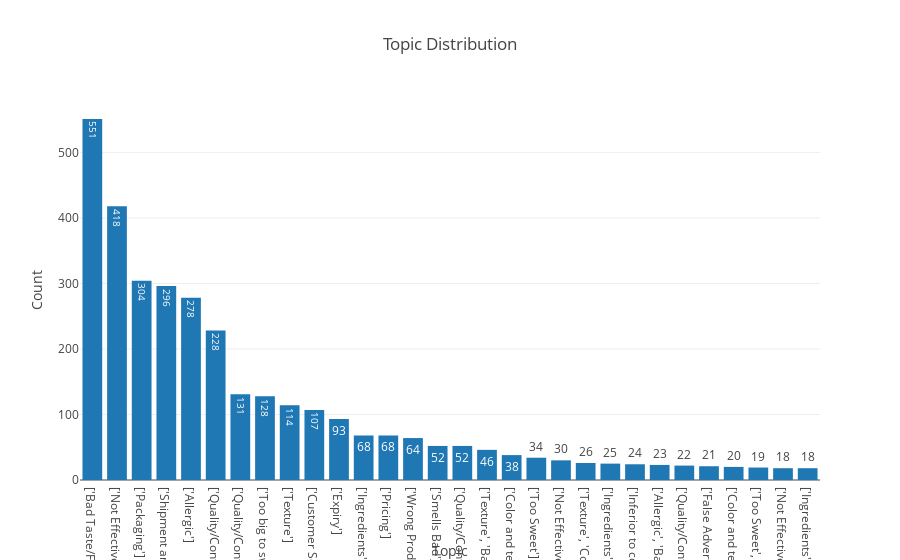

Here is the notebook cell this chart was saved with:
### Code cell
target_distribution(multi_label_df, 'topic', 30)

### Figure 1 — Plotly figure (JSON) as saved in the notebook; plotly's stock layout.template omitted (floating-point values rounded to 4 significant figures)
{"data": [{"text": [551, 418, 304, 296, 278, 228, 131, 128, 114, 107, 93, 68, 68, 64, 52, 52, 46, 38, 34, 30, 26, 25, 24, 23, 22, 21, 20, 19, 18, 18], "textposition": "auto", "type": "bar", "uid": "7cad12e6-4c16-485f-b95e-a4690889a522", "x": ["['Bad Taste/Flavor']", "['Not Effective']", "['Packaging']", "['Shipment and delivery']", "['Allergic']", "['Quality/Contaminated']", "['Quality/Contaminated', 'Bad Taste/Flavor']", "['Too big to swallow']", "['Texture']", "['Customer Service']", "['Expiry']", "['Ingredients']", "['Pricing']", "['Wrong Product received']", "['Smells Bad']", "['Quality/Contaminated', 'Allergic']", "['Texture', 'Bad Taste/Flavor']", "['Color and texture']", "['Too Sweet']", "['Not Effective', 'Allergic']", "['Texture', 'Color and texture']", "['Ingredients', 'Bad Taste/Flavor']", "['Inferior to competitors']", "['Allergic', 'Bad Taste/Flavor']", "['Quality/Contaminated', 'Packaging']", "['False Advertisement']", "['Color and texture', 'Bad Taste/Flavor']", "['Too Sweet', 'Bad Taste/Flavor']", "['Not Effective', 'Bad Taste/Flavor']", "['Ingredients', 'Allergic']"], "y": [551, 418, 304, 296, 278, 228, 131, 128, 114, 107, 93, 68, 68, 64, 52, 52, 46, 38, 34, 30, 26, 25, 24, 23, 22, 21, 20, 19, 18, 18]}], "layout": {"title": {"text": "Topic Distribution"}, "xaxis": {"title": {"text": "Topic"}}, "yaxis": {"title": {"text": "Count"}}}}
